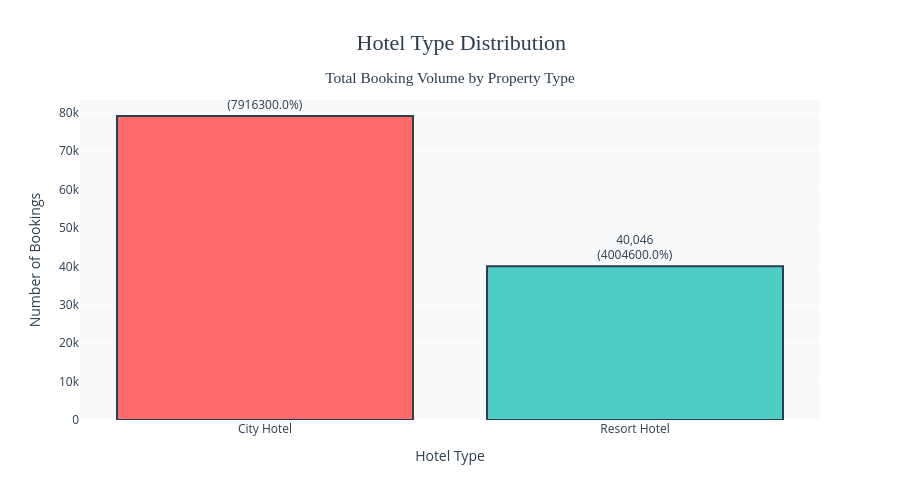
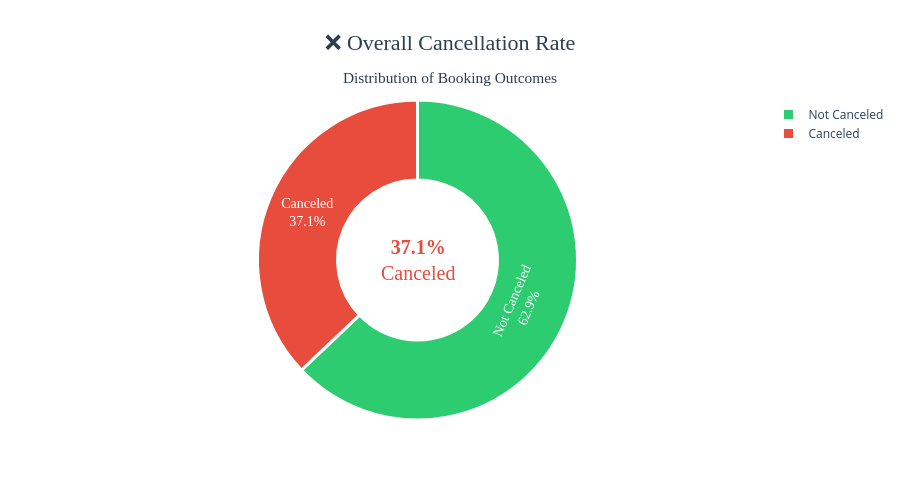
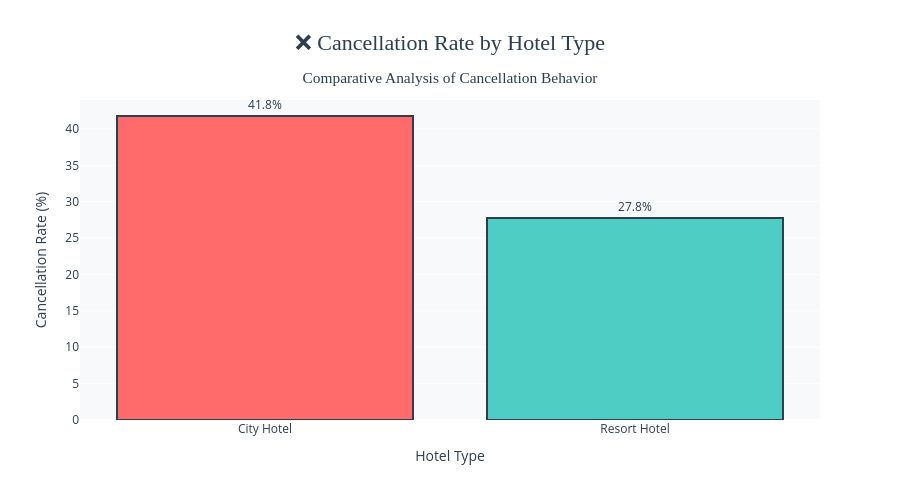
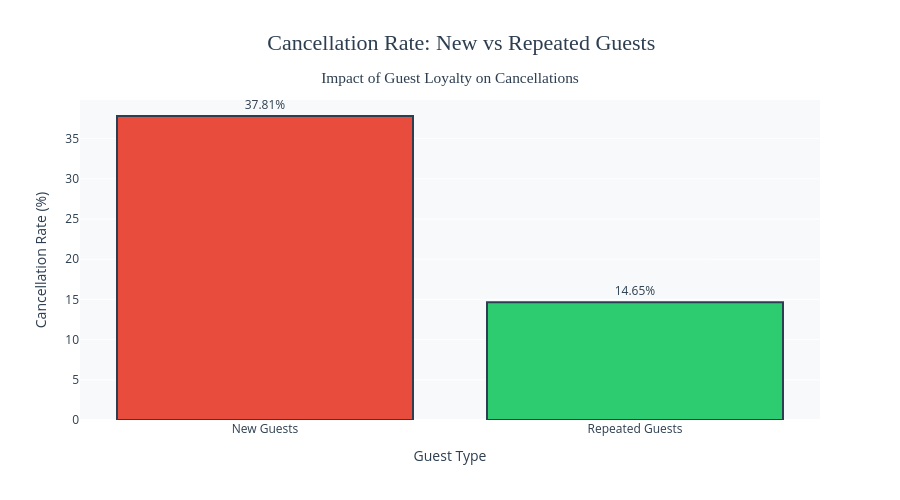

The notebook cell saved with these charts, in order:
### Markdown cell above
### Why Interactive Over Static?

**The Executive Problem:**

Static matplotlib charts require technical expertise to interpret. Executives need:
- **Hover details** without reading code
- **Zoom/filter** capabilities for exploration
- **Web-ready** dashboards for presentations

**My Solution:** 30+ Plotly interactive visualizations that tell stories through data.

### Code cell
# =============================================================================
# Comprehensive EDA with 30+ Interactive Plotly Charts
# =============================================================================

print("🏨 HOTEL BOOKINGS ANALYSIS - PART 2")
print("📊 Interactive Visualizations & Comprehensive EDA")

# =============================================================================
# SECTION A: HOTEL & CANCELLATION ANALYSIS
# =============================================================================

print("📊 SECTION A: HOTEL & CANCELLATION ANALYSIS")

# -----------------------------------------------------------------------------
# A.1 Hotel Type Distribution
# -----------------------------------------------------------------------------
print("1️⃣ Hotel Type Distribution")
print("-"*80)

hotel_counts = df_clean['hotel'].value_counts()
print(hotel_counts)
print()

fig = go.Figure(data=[
    go.Bar(
        x=hotel_counts.index,
        y=hotel_counts.values,
        text=hotel_counts.values,
        texttemplate='%{text:,}<br>(%{y:.1%})',
        textposition='outside',
        marker=dict(
            color=[COLORS['hotel1'], COLORS['hotel2']],
            line=dict(color='#2C3E50', width=2)
        ),
        hovertemplate='<b>%{x}</b><br>Bookings: %{y:,}<extra></extra>'
    )
])

fig.update_layout(
    title={
        'text': '🏨 Hotel Type Distribution<br><sub>Total Booking Volume by Property Type</sub>',
        'x': 0.5,
        'xanchor': 'center',
        'font': {'size': 22, 'color': '#2C3E50', 'family': 'Arial Black'}
    },
    xaxis_title='Hotel Type',
    yaxis_title='Number of Bookings',
    plot_bgcolor='#F8F9FA',
    paper_bgcolor='white',
    font=dict(size=12, color='#2C3E50'),
    hovermode='x unified',
    height=500,
    showlegend=False
)

fig.show()


# -----------------------------------------------------------------------------
# A.2 Overall Cancellation Rate
# -----------------------------------------------------------------------------
print("\n2️⃣ Overall Cancellation Rate Analysis")
print("-"*80)

cancellation_counts = df_clean['is_canceled'].value_counts()
cancellation_rate = (cancellation_counts.get(1, 0) / len(df_clean) * 100)

print(f"✓ Bookings Not Canceled: {cancellation_counts.get(0, 0):,} ({100-cancellation_rate:.2f}%)")
print(f"✓ Bookings Canceled: {cancellation_counts.get(1, 0):,} ({cancellation_rate:.2f}%)")
print()

fig = go.Figure(data=[go.Pie(
    labels=['Not Canceled', 'Canceled'],
    values=cancellation_counts.values,
    hole=0.5,
    marker=dict(
        colors=[COLORS['cancel_no'], COLORS['cancel_yes']],
        line=dict(color='white', width=3)
    ),
    textinfo='label+percent',
    textfont=dict(size=14, color='white', family='Arial Black'),
    hovertemplate='<b>%{label}</b><br>Count: %{value:,}<br>Percentage: %{percent}<extra></extra>'
)])

fig.add_annotation(
    text=f'<b>{cancellation_rate:.1f}%</b><br>Canceled',
    x=0.5, y=0.5,
    font=dict(size=20, color=COLORS['cancel_yes'], family='Arial Black'),
    showarrow=False
)

fig.update_layout(
    title={
        'text': '❌ Overall Cancellation Rate<br><sub>Distribution of Booking Outcomes</sub>',
        'x': 0.5,
        'xanchor': 'center',
        'font': {'size': 22, 'color': '#2C3E50', 'family': 'Arial Black'}
    },
    height=500,
    showlegend=True,
    paper_bgcolor='white'
)

fig.show()

# -----------------------------------------------------------------------------
# A.3 Cancellation Rate by Hotel Type
# -----------------------------------------------------------------------------
print("\n3️⃣ Cancellation Rate by Hotel Type")
print("-"*80)

cancellation_by_hotel = df_clean.groupby('hotel')['is_canceled'].agg(['sum', 'count', 'mean'])
cancellation_by_hotel.columns = ['Canceled', 'Total', 'Cancellation_Rate']
cancellation_by_hotel['Cancellation_Rate'] = cancellation_by_hotel['Cancellation_Rate'] * 100
print(cancellation_by_hotel)
print()

fig = go.Figure(data=[
    go.Bar(
        x=cancellation_by_hotel.index,
        y=cancellation_by_hotel['Cancellation_Rate'],
        text=cancellation_by_hotel['Cancellation_Rate'],
        texttemplate='%{text:.1f}%',
        textposition='outside',
        marker=dict(
            color=[COLORS['hotel1'], COLORS['hotel2']],
            line=dict(color='#2C3E50', width=2)
        ),
        hovertemplate='<b>%{x}</b><br>Cancellation Rate: %{y:.1f}%<br>Canceled: %{customdata[0]:,}<br>Total: %{customdata[1]:,}<extra></extra>',
        customdata=cancellation_by_hotel[['Canceled', 'Total']].values
    )
])

fig.update_layout(
    title={
        'text': '❌ Cancellation Rate by Hotel Type<br><sub>Comparative Analysis of Cancellation Behavior</sub>',
        'x': 0.5,
        'xanchor': 'center',
        'font': {'size': 22, 'color': '#2C3E50', 'family': 'Arial Black'}
    },
    xaxis_title='Hotel Type',
    yaxis_title='Cancellation Rate (%)',
    plot_bgcolor='#F8F9FA',
    paper_bgcolor='white',
    height=500,
    font=dict(size=12, color='#2C3E50')
)

fig.show()


# -----------------------------------------------------------------------------
# A.4 Repeated Guests vs New Guests Cancellation
# -----------------------------------------------------------------------------
print("\n4️⃣ Cancellation Rate: New vs Repeated Guests")
print("-"*80)

cancellation_by_guest = df_clean.groupby('is_repeated_guest')['is_canceled'].mean() * 100
new_guest_rate = cancellation_by_guest.get(0.0, 0.0)
repeated_guest_rate = cancellation_by_guest.get(1.0, 0.0)

print(f"✓ New Guests Cancellation Rate: {new_guest_rate:.2f}%")
print(f"✓ Repeated Guests Cancellation Rate: {repeated_guest_rate:.2f}%")
print()

plot_labels = []
plot_rates = []
plot_colors = []

if 0.0 in df_clean['is_repeated_guest'].values:
    plot_labels.append('New Guests')
    plot_rates.append(new_guest_rate)
    plot_colors.append(COLORS['cancel_yes'])

if 1.0 in df_clean['is_repeated_guest'].values:
    plot_labels.append('Repeated Guests')
    plot_rates.append(repeated_guest_rate)
    plot_colors.append(COLORS['cancel_no'])

if plot_rates:
    fig = go.Figure(data=[
        go.Bar(
            x=plot_labels,
            y=plot_rates,
            text=plot_rates,
            texttemplate='%{text:.2f}%',
            textposition='outside',
            marker=dict(color=plot_colors, line=dict(color='#2C3E50', width=2)),
            hovertemplate='<b>%{x}</b><br>Cancellation Rate: %{y:.2f}%<extra></extra>'
        )
    ])

    fig.update_layout(
        title={
            'text': '🔄 Cancellation Rate: New vs Repeated Guests<br><sub>Impact of Guest Loyalty on Cancellations</sub>',
            'x': 0.5,
            'xanchor': 'center',
            'font': {'size': 22, 'color': '#2C3E50', 'family': 'Arial Black'}
        },
        xaxis_title='Guest Type',
        yaxis_title='Cancellation Rate (%)',
        plot_bgcolor='#F8F9FA',
        paper_bgcolor='white',
        height=500,
        font=dict(size=12, color='#2C3E50')
    )

    fig.show()

### Figure 1 — Plotly figure (JSON) as saved in the notebook; plotly's stock layout.template omitted (floating-point values rounded to 4 significant figures)
{"data": [{"hovertemplate": "<b>%{x}</b><br>Bookings: %{y:,}<extra></extra>", "marker": {"color": ["#FF6B6B", "#4ECDC4"], "line": {"color": "#2C3E50", "width": 2}}, "text": [79160.0, 40050.0], "textposition": "outside", "texttemplate": "%{text:,}<br>(%{y:.1%})", "type": "bar", "x": ["City Hotel", "Resort Hotel"], "y": [79163, 40046]}], "layout": {"font": {"color": "#2C3E50", "size": 12}, "height": 500, "hovermode": "x unified", "paper_bgcolor": "white", "plot_bgcolor": "#F8F9FA", "showlegend": false, "title": {"font": {"color": "#2C3E50", "family": "Arial Black", "size": 22}, "text": "🏨 Hotel Type Distribution<br><sub>Total Booking Volume by Property Type</sub>", "x": 0.5, "xanchor": "center"}, "xaxis": {"title": {"text": "Hotel Type"}}, "yaxis": {"title": {"text": "Number of Bookings"}}}}

### Figure 2 — Plotly figure (JSON) as saved in the notebook; plotly's stock layout.template omitted (floating-point values rounded to 4 significant figures)
{"data": [{"hole": 0.5, "hovertemplate": "<b>%{label}</b><br>Count: %{value:,}<br>Percentage: %{percent}<extra></extra>", "labels": ["Not Canceled", "Canceled"], "marker": {"colors": ["#2ECC71", "#E74C3C"], "line": {"color": "white", "width": 3}}, "textfont": {"color": "white", "family": "Arial Black", "size": 14}, "textinfo": "label+percent", "type": "pie", "values": [75010, 44199]}], "layout": {"annotations": [{"font": {"color": "#E74C3C", "family": "Arial Black", "size": 20}, "showarrow": false, "text": "<b>37.1%</b><br>Canceled", "x": 0.5, "y": 0.5}], "height": 500, "paper_bgcolor": "white", "showlegend": true, "title": {"font": {"color": "#2C3E50", "family": "Arial Black", "size": 22}, "text": "❌ Overall Cancellation Rate<br><sub>Distribution of Booking Outcomes</sub>", "x": 0.5, "xanchor": "center"}}}

### Figure 3 — Plotly figure (JSON) as saved in the notebook; plotly's stock layout.template omitted (floating-point values rounded to 4 significant figures)
{"data": [{"customdata": [[33079, 79163], [11120, 40046]], "hovertemplate": "<b>%{x}</b><br>Cancellation Rate: %{y:.1f}%<br>Canceled: %{customdata[0]:,}<br>Total: %{customdata[1]:,}<extra></extra>", "marker": {"color": ["#FF6B6B", "#4ECDC4"], "line": {"color": "#2C3E50", "width": 2}}, "text": [41.79, 27.77], "textposition": "outside", "texttemplate": "%{text:.1f}%", "type": "bar", "x": ["City Hotel", "Resort Hotel"], "y": [41.79, 27.77]}], "layout": {"font": {"color": "#2C3E50", "size": 12}, "height": 500, "paper_bgcolor": "white", "plot_bgcolor": "#F8F9FA", "title": {"font": {"color": "#2C3E50", "family": "Arial Black", "size": 22}, "text": "❌ Cancellation Rate by Hotel Type<br><sub>Comparative Analysis of Cancellation Behavior</sub>", "x": 0.5, "xanchor": "center"}, "xaxis": {"title": {"text": "Hotel Type"}}, "yaxis": {"title": {"text": "Cancellation Rate (%)"}}}}

### Figure 4 — Plotly figure (JSON) as saved in the notebook; plotly's stock layout.template omitted (floating-point values rounded to 4 significant figures)
{"data": [{"hovertemplate": "<b>%{x}</b><br>Cancellation Rate: %{y:.2f}%<extra></extra>", "marker": {"color": ["#E74C3C", "#2ECC71"], "line": {"color": "#2C3E50", "width": 2}}, "text": ["37.806071629639256", "14.651038891848694"], "textposition": "outside", "texttemplate": "%{text:.2f}%", "type": "bar", "x": ["New Guests", "Repeated Guests"], "y": [37.81, 14.65]}], "layout": {"font": {"color": "#2C3E50", "size": 12}, "height": 500, "paper_bgcolor": "white", "plot_bgcolor": "#F8F9FA", "title": {"font": {"color": "#2C3E50", "family": "Arial Black", "size": 22}, "text": "🔄 Cancellation Rate: New vs Repeated Guests<br><sub>Impact of Guest Loyalty on Cancellations</sub>", "x": 0.5, "xanchor": "center"}, "xaxis": {"title": {"text": "Guest Type"}}, "yaxis": {"title": {"text": "Cancellation Rate (%)"}}}}
